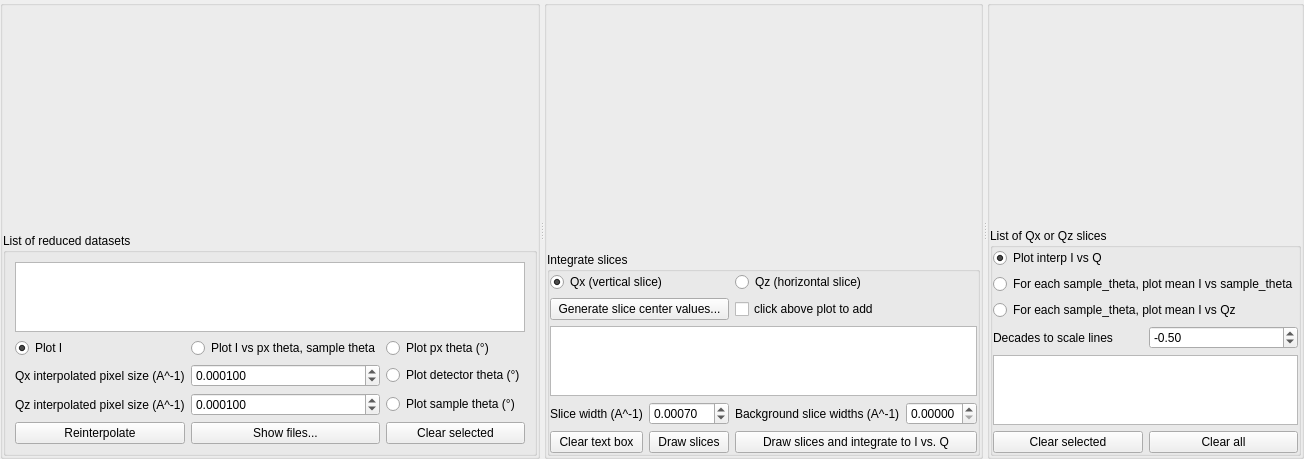
      <widget class="QWidget" name="tabQzQx">
       <attribute name="title">
        <string>Qz-Qx</string>
       </attribute>
       <layout class="QVBoxLayout" name="verticalLayout_9">
        <property name="margin">
         <number>0</number>
        </property>
        <item>
         <widget class="QSplitter" name="splitter_2">
          <property name="orientation">
           <enum>Qt::Horizontal</enum>
          </property>
          <widget class="QGroupBox" name="groupBox3">
           <layout class="QVBoxLayout" name="verticalLayout_4" stretch="2,1">
            <property name="spacing">
             <number>0</number>
            </property>
            <property name="margin">
             <number>0</number>
            </property>
            <item>
             <widget class="QWidget" name="m_QzQx" native="true">
              <property name="minimumSize">
               <size>
                <width>100</width>
                <height>100</height>
               </size>
              </property>
             </widget>
            </item>
            <item>
             <widget class="QGroupBox" name="groupBox_listqzqx">
              <property name="title">
               <string>List of reduced datasets</string>
              </property>
              <layout class="QGridLayout" name="gridLayout_8">
               <item row="0" column="0" colspan="3">
                <widget class="QListWidget" name="listWidget_QzQx">
                 <property name="dragDropMode">
                  <enum>QAbstractItemView::InternalMove</enum>
                 </property>
                 <property name="selectionMode">
                  <enum>QAbstractItemView::ExtendedSelection</enum>
                 </property>
                </widget>
               </item>
               <item row="2" column="0">
                <widget class="QLabel" name="label_17">
                 <property name="text">
                  <string>Qx interpolated pixel size (A^-1)</string>
                 </property>
                </widget>
               </item>
               <item row="2" column="1">
                <widget class="QDoubleSpinBox" name="doubleSpinBox_qx_interp_size">
                 <property name="decimals">
                  <number>6</number>
                 </property>
                 <property name="minimum">
                  <double>0.000001000000000</double>
                 </property>
                 <property name="maximum">
                  <double>1.000000000000000</double>
                 </property>
                 <property name="singleStep">
                  <double>0.000010000000000</double>
                 </property>
                 <property name="value">
                  <double>0.000100000000000</double>
                 </property>
                </widget>
               </item>
               <item row="2" column="2">
                <widget class="QRadioButton" name="radioButton_QzQx_plotdetectortheta">
                 <property name="text">
                  <string>Plot detector theta (°)</string>
                 </property>
                </widget>
               </item>
               <item row="3" column="0">
                <widget class="QLabel" name="label_18">
                 <property name="text">
                  <string>Qz interpolated pixel size (A^-1)</string>
                 </property>
                </widget>
               </item>
               <item row="3" column="1">
                <widget class="QDoubleSpinBox" name="doubleSpinBox_qz_interp_size">
                 <property name="decimals">
                  <number>6</number>
                 </property>
                 <property name="minimum">
                  <double>0.000001000000000</double>
                 </property>
                 <property name="maximum">
                  <double>0.100000000000000</double>
                 </property>
                 <property name="singleStep">
                  <double>0.000010000000000</double>
                 </property>
                 <property name="value">
                  <double>0.000100000000000</double>
                 </property>
                </widget>
               </item>
               <item row="3" column="2">
                <widget class="QRadioButton" name="radioButton_QzQx_plotsampletheta">
                 <property name="text">
                  <string>Plot sample theta (°)</string>
                 </property>
                </widget>
               </item>
               <item row="4" column="0">
                <widget class="QPushButton" name="pushButton_QzQx_reinterpolate">
                 <property name="text">
                  <string>Reinterpolate</string>
                 </property>
                </widget>
               </item>
               <item row="4" column="1">
                <widget class="QPushButton" name="pushButton_QzQx_showfiles">
                 <property name="text">
                  <string>Show files...</string>
                 </property>
                </widget>
               </item>
               <item row="4" column="2">
                <widget class="QPushButton" name="pushButton_QzQx_clearselected">
                 <property name="text">
                  <string>Clear selected</string>
                 </property>
                </widget>
               </item>
               <item row="1" column="0">
                <widget class="QRadioButton" name="radioButton_QzQx_plotI">
                 <property name="text">
                  <string>Plot I</string>
                 </property>
                 <property name="checked">
                  <bool>true</bool>
                 </property>
                </widget>
               </item>
               <item row="1" column="2">
                <widget class="QRadioButton" name="radioButton_QzQx_plotpxtheta">
                 <property name="text">
                  <string>Plot px theta (°)</string>
                 </property>
                </widget>
               </item>
               <item row="1" column="1">
                <widget class="QRadioButton" name="radioButton_QzQx_plotpxsample">
                 <property name="text">
                  <string>Plot I vs px theta, sample theta</string>
                 </property>
                </widget>
               </item>
              </layout>
             </widget>
            </item>
           </layout>
          </widget>
          <widget class="QGroupBox" name="groupBox4">
           <layout class="QVBoxLayout" name="verticalLayout_5" stretch="10,1">
            <property name="spacing">
             <number>0</number>
            </property>
            <property name="margin">
             <number>0</number>
            </property>
            <item>
             <widget class="QWidget" name="m_QzQx_interp" native="true">
              <property name="minimumSize">
               <size>
                <width>100</width>
                <height>100</height>
               </size>
              </property>
             </widget>
            </item>
            <item>
             <widget class="QGroupBox" name="groupBox_integrate_qzqx">
              <property name="title">
               <string>Integrate slices</string>
              </property>
              <layout class="QGridLayout" name="gridLayout_7">
               <property name="margin">
                <number>0</number>
               </property>
               <item row="3" column="2">
                <widget class="QLabel" name="label_15">
                 <property name="text">
                  <string>Background slice widths (A^-1)</string>
                 </property>
                </widget>
               </item>
               <item row="3" column="1">
                <widget class="QDoubleSpinBox" name="doubleSpinBox_boxwidth_QzQx">
                 <property name="decimals">
                  <number>5</number>
                 </property>
                 <property name="maximum">
                  <double>1.000000000000000</double>
                 </property>
                 <property name="singleStep">
                  <double>0.000100000000000</double>
                 </property>
                 <property name="value">
                  <double>0.000700000000000</double>
                 </property>
                </widget>
               </item>
               <item row="3" column="0">
                <widget class="QLabel" name="label_16">
                 <property name="text">
                  <string>Slice width (A^-1)</string>
                 </property>
                </widget>
               </item>
               <item row="3" column="3">
                <widget class="QDoubleSpinBox" name="doubleSpinBox_background_QzQx">
                 <property name="toolTip">
                  <string>if not 0, makes background slices on both sides of each main slice and subtracts their integration from the main integration</string>
                 </property>
                 <property name="decimals">
                  <number>5</number>
                 </property>
                 <property name="maximum">
                  <double>1.000000000000000</double>
                 </property>
                 <property name="singleStep">
                  <double>0.000100000000000</double>
                 </property>
                </widget>
               </item>
               <item row="2" column="0" colspan="4">
                <widget class="QPlainTextEdit" name="plainTextEdit_listQ_tointegrate">
                 <property name="plainText">
                  <string/>
                 </property>
                </widget>
               </item>
               <item row="1" column="0" colspan="2">
                <widget class="QPushButton" name="pushButton_generatevalues">
                 <property name="text">
                  <string>Generate slice center values...</string>
                 </property>
                </widget>
               </item>
               <item row="1" column="2" colspan="2">
                <widget class="QCheckBox" name="checkBox_clicktoadd">
                 <property name="text">
                  <string>click above plot to add</string>
                 </property>
                </widget>
               </item>
               <item row="0" column="0" colspan="2">
                <widget class="QRadioButton" name="radioButton_integrateQx">
                 <property name="text">
                  <string>Qx (vertical slice)</string>
                 </property>
                 <property name="checked">
                  <bool>true</bool>
                 </property>
                </widget>
               </item>
               <item row="0" column="2" colspan="2">
                <widget class="QRadioButton" name="radioButton_integrateQz">
                 <property name="text">
                  <string>Qz (horizontal slice)</string>
                 </property>
                </widget>
               </item>
               <item row="5" column="0">
                <widget class="QPushButton" name="pushButton_cleartextbox">
                 <property name="text">
                  <string>Clear text box</string>
                 </property>
                </widget>
               </item>
               <item row="5" column="1">
                <widget class="QPushButton" name="pushButton_drawslices">
                 <property name="text">
                  <string>Draw slices</string>
                 </property>
                </widget>
               </item>
               <item row="5" column="2" colspan="2">
                <widget class="QPushButton" name="pushButton_integrateto_IvsQ">
                 <property name="text">
                  <string>Draw slices and integrate to I vs. Q</string>
                 </property>
                </widget>
               </item>
              </layout>
             </widget>
            </item>
           </layout>
          </widget>
          <widget class="QGroupBox" name="groupBox5">
           <layout class="QVBoxLayout" name="verticalLayout_6" stretch="2,1">
            <property name="spacing">
             <number>0</number>
            </property>
            <property name="margin">
             <number>0</number>
            </property>
            <item>
             <widget class="QWidget" name="m_IvsQ" native="true">
              <property name="minimumSize">
               <size>
                <width>100</width>
                <height>100</height>
               </size>
              </property>
             </widget>
            </item>
            <item>
             <widget class="QGroupBox" name="groupBox_list_IvsQ">
              <property name="title">
               <string>List of Qx or Qz slices</string>
              </property>
              <layout class="QGridLayout" name="gridLayout_3">
               <property name="margin">
                <number>0</number>
               </property>
               <item row="5" column="1">
                <widget class="QPushButton" name="pushButton_IvsQ_clearall">
                 <property name="text">
                  <string>Clear all</string>
                 </property>
                </widget>
               </item>
               <item row="4" column="0" colspan="2">
                <widget class="QListWidget" name="listWidget_IvsQ">
                 <property name="dragDropMode">
                  <enum>QAbstractItemView::InternalMove</enum>
                 </property>
                 <property name="selectionMode">
                  <enum>QAbstractItemView::ExtendedSelection</enum>
                 </property>
                </widget>
               </item>
               <item row="5" column="0">
                <widget class="QPushButton" name="pushButton_IvsQ_clearselected">
                 <property name="text">
                  <string>Clear selected</string>
                 </property>
                </widget>
               </item>
               <item row="1" column="0" colspan="2">
                <widget class="QRadioButton" name="radioButton_plotnoninterp_theta">
                 <property name="text">
                  <string>For each sample_theta, plot mean I vs sample_theta</string>
                 </property>
                </widget>
               </item>
               <item row="0" column="0" colspan="2">
                <widget class="QRadioButton" name="radioButton_plotinterp">
                 <property name="text">
                  <string>Plot interp I vs Q</string>
                 </property>
                 <property name="checked">
                  <bool>true</bool>
                 </property>
                </widget>
               </item>
               <item row="2" column="0" colspan="2">
                <widget class="QRadioButton" name="radioButton_plotnoninterp_qz">
                 <property name="text">
                  <string>For each sample_theta, plot mean I vs Qz</string>
                 </property>
                </widget>
               </item>
               <item row="3" column="1">
                <widget class="QDoubleSpinBox" name="doubleSpinBox_IvsQ_decades">
                 <property name="minimum">
                  <double>-99.000000000000000</double>
                 </property>
                 <property name="singleStep">
                  <double>0.100000000000000</double>
                 </property>
                 <property name="value">
                  <double>-0.500000000000000</double>
                 </property>
                </widget>
               </item>
               <item row="3" column="0">
                <widget class="QLabel" name="label_43">
                 <property name="text">
                  <string>Decades to scale lines</string>
                 </property>
                </widget>
               </item>
              </layout>
             </widget>
            </item>
           </layout>
          </widget>
         </widget>
        </item>
       </layout>
      </widget>
